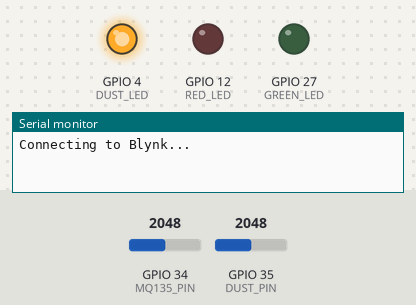
Bench run of a sketch on a simulated ESP32. Parts: output pins drawn as LEDs (lit = HIGH), the last lines printed to the serial monitor. Inputs (shaded band) come from the test bench; at power-on: GPIO 34 (MQ135_PIN) = 2048, GPIO 35 (DUST_PIN) = 2048. WiFi joins after 1.5 s; servers stay silent unless stated.

Above: at 0.1 s.
At 3.9 s:
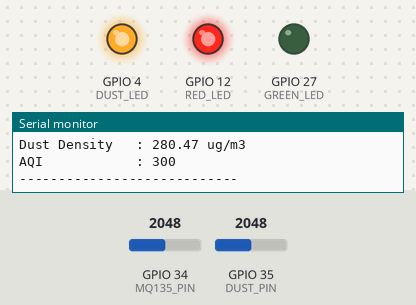
Timing chart, 0 to 5.4 s (numbered marks = the images above):
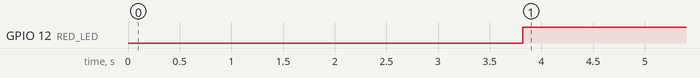

Measured:
- by itself, GPIO 12 (RED_LED): LOW → HIGH at 3.8 s

The sketch:

sk_apr17a.ino
```cpp
#include <WiFi.h>

#define BLYNK_TEMPLATE_ID "TMPL6pwpZTC_4"
#define BLYNK_TEMPLATE_NAME "Air Quality System"
#define BLYNK_AUTH_TOKEN "p4fgpVUSD1Du5V_PyIRUL30hGNjyRWzY"

#include <BlynkSimpleEsp32.h>

// WiFi
char ssid[] = "FYPEEFAST-3"; //TP-LINK_8705FE
char pass[] = "fypeefast";   //78405608

// MQ135
#define MQ135_PIN 34

// Dust Sensor
#define DUST_PIN 35
#define DUST_LED 4

// LEDs
#define RED_LED 12
#define GREEN_LED 27

BlynkTimer timer;

// UPDATED THRESHOLDS (based on your real readings)
int gasThreshold = 800;
int aqiThreshold = 50;

// AQI calculation
int calculateAQI(float dustDensity) {
  if (dustDensity <= 50) {
    return map(dustDensity, 0, 50, 0, 50);
  }
  else if (dustDensity <= 100) {
    return map(dustDensity, 51, 100, 51, 100);
  }
  else if (dustDensity <= 250) {
    return map(dustDensity, 101, 250, 101, 200);
  }
  else {
    return 300;
  }
}

void sendData() {

  // ===== GAS SENSOR =====
  int gasValue = analogRead(MQ135_PIN);

  // ===== DUST SENSOR =====
  digitalWrite(DUST_LED, LOW);
  delayMicroseconds(280);

  int voMeasured = analogRead(DUST_PIN);

  delayMicroseconds(40);
  digitalWrite(DUST_LED, HIGH);
  delayMicroseconds(9680);

  float voltage = voMeasured * (3.3 / 4095.0);
  float dustDensity = 170 * voltage - 0.1;

  //  Prevent negative values
  if (dustDensity < 0) dustDensity = 0;

  // ===== AQI =====
  int AQI = calculateAQI(dustDensity);

  // ===== SERIAL OUTPUT =====
  Serial.println("----- Air Quality Data -----");
  Serial.print("Gas Value      : ");
  Serial.println(gasValue);

  Serial.print("Dust Density   : ");
  Serial.print(dustDensity);
  Serial.println(" ug/m3");

  Serial.print("AQI            : ");
  Serial.println(AQI);

  Serial.println("----------------------------\n");

  // ===== BLYNK =====
  if (Blynk.connected()) {
    Blynk.virtualWrite(V1, gasValue);
    Blynk.virtualWrite(V2, dustDensity);
    Blynk.virtualWrite(V3, AQI);
  } else {
    Serial.println(" Blynk Not Connected");
  }

  // ===== ALERT LEDs =====
  if (AQI > aqiThreshold || gasValue > gasThreshold) {
    digitalWrite(RED_LED, HIGH);
    digitalWrite(GREEN_LED, LOW);
  } else {
    digitalWrite(RED_LED, LOW);
    digitalWrite(GREEN_LED, HIGH);
  }
}

void setup() {
  Serial.begin(115200);

  pinMode(MQ135_PIN, INPUT);
  pinMode(DUST_PIN, INPUT);
  pinMode(DUST_LED, OUTPUT);

  pinMode(RED_LED, OUTPUT);
  pinMode(GREEN_LED, OUTPUT);

  digitalWrite(DUST_LED, HIGH);

  //  Blynk connection
  Serial.println("Connecting to Blynk...");
  Blynk.begin(BLYNK_AUTH_TOKEN, ssid, pass);

  timer.setInterval(2000L, sendData);
}

void loop() {
  Blynk.run();
  timer.run();
}
```
